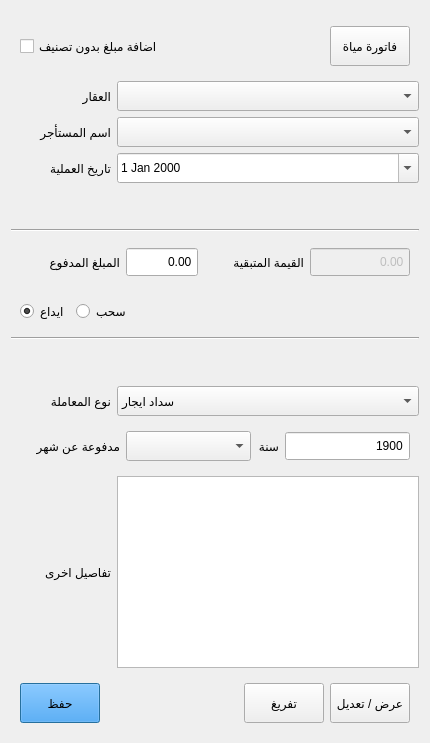
        <widget class="QWidget" name="tabMoney">
         <attribute name="icon">
          <iconset resource="resourse.qrc">
           <normaloff>:/icon/icon/money.png</normaloff>:/icon/icon/money.png</iconset>
         </attribute>
         <attribute name="title">
          <string>معاملة مالية</string>
         </attribute>
         <layout class="QGridLayout" name="gridLayout_7">
          <item row="7" column="0">
           <spacer name="verticalSpacer">
            <property name="orientation">
             <enum>Qt::Vertical</enum>
            </property>
            <property name="sizeHint" stdset="0">
             <size>
              <width>20</width>
              <height>40</height>
             </size>
            </property>
           </spacer>
          </item>
          <item row="19" column="0" colspan="2">
           <widget class="QWidget" name="widget_3" native="true">
            <layout class="QGridLayout" name="gridLayout_9">
             <item row="1" column="2">
              <widget class="QPushButton" name="buttonMoneyEmpty">
               <property name="minimumSize">
                <size>
                 <width>40</width>
                 <height>40</height>
                </size>
               </property>
               <property name="text">
                <string>تفريغ</string>
               </property>
              </widget>
             </item>
             <item row="1" column="0">
              <widget class="QPushButton" name="buttonMoneySave">
               <property name="minimumSize">
                <size>
                 <width>40</width>
                 <height>40</height>
                </size>
               </property>
               <property name="styleSheet">
                <string notr="true">background-color: rgb(25, 144, 255);</string>
               </property>
               <property name="text">
                <string>حفظ</string>
               </property>
               <property name="default">
                <bool>true</bool>
               </property>
              </widget>
             </item>
             <item row="1" column="1">
              <spacer name="horizontalSpacer_4">
               <property name="orientation">
                <enum>Qt::Horizontal</enum>
               </property>
               <property name="sizeHint" stdset="0">
                <size>
                 <width>40</width>
                 <height>20</height>
                </size>
               </property>
              </spacer>
             </item>
             <item row="1" column="3">
              <widget class="QPushButton" name="buttonMoneyEdit">
               <property name="minimumSize">
                <size>
                 <width>40</width>
                 <height>40</height>
                </size>
               </property>
               <property name="text">
                <string>عرض / تعديل</string>
               </property>
              </widget>
             </item>
            </layout>
           </widget>
          </item>
          <item row="6" column="0">
           <widget class="QLabel" name="labelMoneyDate">
            <property name="sizePolicy">
             <sizepolicy hsizetype="Maximum" vsizetype="Preferred">
              <horstretch>0</horstretch>
              <verstretch>0</verstretch>
             </sizepolicy>
            </property>
            <property name="minimumSize">
             <size>
              <width>100</width>
              <height>0</height>
             </size>
            </property>
            <property name="text">
             <string>تاريخ العملية</string>
            </property>
            <property name="buddy">
             <cstring>dateEditMoneyDate</cstring>
            </property>
           </widget>
          </item>
          <item row="12" column="0" colspan="2">
           <widget class="QWidget" name="widget_7" native="true">
            <layout class="QHBoxLayout" name="horizontalLayout">
             <item>
              <widget class="QRadioButton" name="RadioDeposite">
               <property name="text">
                <string>ايداع</string>
               </property>
               <property name="checked">
                <bool>true</bool>
               </property>
              </widget>
             </item>
             <item>
              <widget class="QRadioButton" name="radioWithdraw">
               <property name="text">
                <string>سحب</string>
               </property>
              </widget>
             </item>
             <item>
              <spacer name="horizontalSpacer_9">
               <property name="orientation">
                <enum>Qt::Horizontal</enum>
               </property>
               <property name="sizeHint" stdset="0">
                <size>
                 <width>40</width>
                 <height>20</height>
                </size>
               </property>
              </spacer>
             </item>
            </layout>
           </widget>
          </item>
          <item row="6" column="1">
           <widget class="QDateEdit" name="dateEditMoneyDate">
            <property name="sizePolicy">
             <sizepolicy hsizetype="Minimum" vsizetype="Fixed">
              <horstretch>0</horstretch>
              <verstretch>0</verstretch>
             </sizepolicy>
            </property>
            <property name="minimumSize">
             <size>
              <width>0</width>
              <height>30</height>
             </size>
            </property>
            <property name="layoutDirection">
             <enum>Qt::LeftToRight</enum>
            </property>
            <property name="buttonSymbols">
             <enum>QAbstractSpinBox::NoButtons</enum>
            </property>
            <property name="calendarPopup">
             <bool>true</bool>
            </property>
           </widget>
          </item>
          <item row="15" column="1">
           <widget class="QComboBox" name="comboBoxMoneyType">
            <property name="sizePolicy">
             <sizepolicy hsizetype="Minimum" vsizetype="Fixed">
              <horstretch>0</horstretch>
              <verstretch>0</verstretch>
             </sizepolicy>
            </property>
            <property name="minimumSize">
             <size>
              <width>0</width>
              <height>30</height>
             </size>
            </property>
            <item>
             <property name="text">
              <string>سداد ايجار</string>
             </property>
            </item>
            <item>
             <property name="text">
              <string>سداد مياة</string>
             </property>
            </item>
            <item>
             <property name="text">
              <string>سداد اعمال صيانة / طوارئ</string>
             </property>
            </item>
            <item>
             <property name="text">
              <string>غير مصنف</string>
             </property>
            </item>
           </widget>
          </item>
          <item row="4" column="0">
           <widget class="QLabel" name="labelMoneyEstate">
            <property name="sizePolicy">
             <sizepolicy hsizetype="Maximum" vsizetype="Preferred">
              <horstretch>0</horstretch>
              <verstretch>0</verstretch>
             </sizepolicy>
            </property>
            <property name="minimumSize">
             <size>
              <width>100</width>
              <height>0</height>
             </size>
            </property>
            <property name="text">
             <string>العقار</string>
            </property>
            <property name="buddy">
             <cstring>comboBoxMoneyEstate</cstring>
            </property>
           </widget>
          </item>
          <item row="18" column="0">
           <widget class="QLabel" name="labelMoneyLabel">
            <property name="sizePolicy">
             <sizepolicy hsizetype="Maximum" vsizetype="Preferred">
              <horstretch>0</horstretch>
              <verstretch>0</verstretch>
             </sizepolicy>
            </property>
            <property name="minimumSize">
             <size>
              <width>100</width>
              <height>0</height>
             </size>
            </property>
            <property name="text">
             <string>تفاصيل اخرى</string>
            </property>
            <property name="buddy">
             <cstring>textEditMoneyNotes</cstring>
            </property>
           </widget>
          </item>
          <item row="1" column="0" colspan="2">
           <widget class="QWidget" name="widget_10" native="true">
            <property name="sizePolicy">
             <sizepolicy hsizetype="Preferred" vsizetype="Preferred">
              <horstretch>0</horstretch>
              <verstretch>0</verstretch>
             </sizepolicy>
            </property>
            <property name="minimumSize">
             <size>
              <width>0</width>
              <height>0</height>
             </size>
            </property>
            <layout class="QGridLayout" name="gridLayout_16">
             <item row="0" column="2">
              <widget class="QPushButton" name="buttonMoneyWaterInvoice">
               <property name="minimumSize">
                <size>
                 <width>40</width>
                 <height>40</height>
                </size>
               </property>
               <property name="text">
                <string>فاتورة مياة</string>
               </property>
              </widget>
             </item>
             <item row="0" column="0">
              <widget class="QCheckBox" name="checkBoxAddFreeMoney">
               <property name="minimumSize">
                <size>
                 <width>0</width>
                 <height>30</height>
                </size>
               </property>
               <property name="text">
                <string>اضافة مبلغ بدون تصنيف</string>
               </property>
              </widget>
             </item>
             <item row="0" column="1">
              <spacer name="horizontalSpacer_10">
               <property name="orientation">
                <enum>Qt::Horizontal</enum>
               </property>
               <property name="sizeHint" stdset="0">
                <size>
                 <width>40</width>
                 <height>20</height>
                </size>
               </property>
              </spacer>
             </item>
            </layout>
           </widget>
          </item>
          <item row="5" column="0">
           <widget class="QLabel" name="labelMoneyRenterName">
            <property name="sizePolicy">
             <sizepolicy hsizetype="Maximum" vsizetype="Preferred">
              <horstretch>0</horstretch>
              <verstretch>0</verstretch>
             </sizepolicy>
            </property>
            <property name="minimumSize">
             <size>
              <width>100</width>
              <height>0</height>
             </size>
            </property>
            <property name="text">
             <string>اسم المستأجر</string>
            </property>
            <property name="buddy">
             <cstring>comboBoxMoneyRenter</cstring>
            </property>
           </widget>
          </item>
          <item row="0" column="0">
           <widget class="QWidget" name="widget_9" native="true"/>
          </item>
          <item row="5" column="1">
           <widget class="QComboBox" name="comboBoxMoneyRenter">
            <property name="sizePolicy">
             <sizepolicy hsizetype="Minimum" vsizetype="Fixed">
              <horstretch>0</horstretch>
              <verstretch>0</verstretch>
             </sizepolicy>
            </property>
            <property name="minimumSize">
             <size>
              <width>0</width>
              <height>30</height>
             </size>
            </property>
           </widget>
          </item>
          <item row="18" column="1">
           <widget class="QTextEdit" name="textEditMoneyNotes">
            <property name="sizePolicy">
             <sizepolicy hsizetype="Minimum" vsizetype="Expanding">
              <horstretch>0</horstretch>
              <verstretch>0</verstretch>
             </sizepolicy>
            </property>
            <property name="layoutDirection">
             <enum>Qt::RightToLeft</enum>
            </property>
            <property name="tabChangesFocus">
             <bool>true</bool>
            </property>
            <property name="documentTitle">
             <string/>
            </property>
            <property name="lineWrapMode">
             <enum>QTextEdit::WidgetWidth</enum>
            </property>
            <property name="placeholderText">
             <string/>
            </property>
           </widget>
          </item>
          <item row="8" column="0" colspan="2">
           <widget class="Line" name="line">
            <property name="orientation">
             <enum>Qt::Horizontal</enum>
            </property>
           </widget>
          </item>
          <item row="15" column="0">
           <widget class="QLabel" name="labelMoneyType">
            <property name="sizePolicy">
             <sizepolicy hsizetype="Maximum" vsizetype="Preferred">
              <horstretch>0</horstretch>
              <verstretch>0</verstretch>
             </sizepolicy>
            </property>
            <property name="minimumSize">
             <size>
              <width>100</width>
              <height>0</height>
             </size>
            </property>
            <property name="text">
             <string>نوع المعاملة</string>
            </property>
            <property name="buddy">
             <cstring>comboBoxMoneyType</cstring>
            </property>
           </widget>
          </item>
          <item row="4" column="1">
           <widget class="QComboBox" name="comboBoxMoneyEstate">
            <property name="sizePolicy">
             <sizepolicy hsizetype="Minimum" vsizetype="Fixed">
              <horstretch>0</horstretch>
              <verstretch>0</verstretch>
             </sizepolicy>
            </property>
            <property name="minimumSize">
             <size>
              <width>0</width>
              <height>30</height>
             </size>
            </property>
           </widget>
          </item>
          <item row="13" column="0" colspan="2">
           <widget class="Line" name="line_2">
            <property name="orientation">
             <enum>Qt::Horizontal</enum>
            </property>
           </widget>
          </item>
          <item row="14" column="0">
           <spacer name="verticalSpacer_2">
            <property name="orientation">
             <enum>Qt::Vertical</enum>
            </property>
            <property name="sizeHint" stdset="0">
             <size>
              <width>20</width>
              <height>40</height>
             </size>
            </property>
           </spacer>
          </item>
          <item row="17" column="0" colspan="2">
           <widget class="QWidget" name="widget_8" native="true">
            <layout class="QGridLayout" name="gridLayout_15">
             <item row="0" column="0">
              <widget class="QLabel" name="labelMoneyMonth">
               <property name="sizePolicy">
                <sizepolicy hsizetype="Maximum" vsizetype="Preferred">
                 <horstretch>0</horstretch>
                 <verstretch>0</verstretch>
                </sizepolicy>
               </property>
               <property name="minimumSize">
                <size>
                 <width>100</width>
                 <height>0</height>
                </size>
               </property>
               <property name="text">
                <string>مدفوعة عن شهر</string>
               </property>
               <property name="buddy">
                <cstring>comboBoxMonyMonth</cstring>
               </property>
              </widget>
             </item>
             <item row="0" column="2">
              <widget class="QLabel" name="labelMoneyYear">
               <property name="sizePolicy">
                <sizepolicy hsizetype="Maximum" vsizetype="Preferred">
                 <horstretch>0</horstretch>
                 <verstretch>0</verstretch>
                </sizepolicy>
               </property>
               <property name="text">
                <string>سنة</string>
               </property>
               <property name="buddy">
                <cstring>spinBoxMoneyYear</cstring>
               </property>
              </widget>
             </item>
             <item row="0" column="1">
              <widget class="QComboBox" name="comboBoxMonyMonth">
               <property name="sizePolicy">
                <sizepolicy hsizetype="Minimum" vsizetype="Fixed">
                 <horstretch>0</horstretch>
                 <verstretch>0</verstretch>
                </sizepolicy>
               </property>
               <property name="minimumSize">
                <size>
                 <width>0</width>
                 <height>30</height>
                </size>
               </property>
              </widget>
             </item>
             <item row="0" column="3">
              <widget class="QSpinBox" name="spinBoxMoneyYear">
               <property name="minimumSize">
                <size>
                 <width>0</width>
                 <height>30</height>
                </size>
               </property>
               <property name="alignment">
                <set>Qt::AlignRight|Qt::AlignTrailing|Qt::AlignVCenter</set>
               </property>
               <property name="buttonSymbols">
                <enum>QAbstractSpinBox::NoButtons</enum>
               </property>
               <property name="minimum">
                <number>1900</number>
               </property>
               <property name="maximum">
                <number>9999</number>
               </property>
              </widget>
             </item>
            </layout>
           </widget>
          </item>
          <item row="9" column="0" colspan="2">
           <widget class="QWidget" name="widget_11" native="true">
            <layout class="QHBoxLayout" name="horizontalLayout_2">
             <item>
              <widget class="QLabel" name="labelMoney">
               <property name="sizePolicy">
                <sizepolicy hsizetype="Maximum" vsizetype="Preferred">
                 <horstretch>0</horstretch>
                 <verstretch>0</verstretch>
                </sizepolicy>
               </property>
               <property name="minimumSize">
                <size>
                 <width>100</width>
                 <height>0</height>
                </size>
               </property>
               <property name="text">
                <string>المبلغ المدفوع</string>
               </property>
               <property name="buddy">
                <cstring>doubleSpinBoxMony</cstring>
               </property>
              </widget>
             </item>
             <item>
              <widget class="QDoubleSpinBox" name="doubleSpinBoxMony">
               <property name="sizePolicy">
                <sizepolicy hsizetype="Minimum" vsizetype="Fixed">
                 <horstretch>0</horstretch>
                 <verstretch>0</verstretch>
                </sizepolicy>
               </property>
               <property name="minimumSize">
                <size>
                 <width>0</width>
                 <height>30</height>
                </size>
               </property>
               <property name="wrapping">
                <bool>false</bool>
               </property>
               <property name="alignment">
                <set>Qt::AlignRight|Qt::AlignTrailing|Qt::AlignVCenter</set>
               </property>
               <property name="buttonSymbols">
                <enum>QAbstractSpinBox::NoButtons</enum>
               </property>
               <property name="accelerated">
                <bool>false</bool>
               </property>
               <property name="correctionMode">
                <enum>QAbstractSpinBox::CorrectToPreviousValue</enum>
               </property>
               <property name="decimals">
                <number>2</number>
               </property>
               <property name="minimum">
                <double>-999999.000000000000000</double>
               </property>
               <property name="maximum">
                <double>999999.000000000000000</double>
               </property>
               <property name="singleStep">
                <double>0.250000000000000</double>
               </property>
               <property name="stepType">
                <enum>QAbstractSpinBox::DefaultStepType</enum>
               </property>
               <property name="value">
                <double>0.000000000000000</double>
               </property>
              </widget>
             </item>
             <item>
              <widget class="QLabel" name="labelMoneyRemaining">
               <property name="sizePolicy">
                <sizepolicy hsizetype="Maximum" vsizetype="Preferred">
                 <horstretch>0</horstretch>
                 <verstretch>0</verstretch>
                </sizepolicy>
               </property>
               <property name="minimumSize">
                <size>
                 <width>100</width>
                 <height>0</height>
                </size>
               </property>
               <property name="text">
                <string>القيمة المتبقية</string>
               </property>
              </widget>
             </item>
             <item>
              <widget class="QDoubleSpinBox" name="doubleSpinBoxMoneyRemaining">
               <property name="enabled">
                <bool>false</bool>
               </property>
               <property name="sizePolicy">
                <sizepolicy hsizetype="Maximum" vsizetype="Fixed">
                 <horstretch>0</horstretch>
                 <verstretch>0</verstretch>
                </sizepolicy>
               </property>
               <property name="minimumSize">
                <size>
                 <width>100</width>
                 <height>30</height>
                </size>
               </property>
               <property name="alignment">
                <set>Qt::AlignRight|Qt::AlignTrailing|Qt::AlignVCenter</set>
               </property>
               <property name="buttonSymbols">
                <enum>QAbstractSpinBox::NoButtons</enum>
               </property>
               <property name="maximum">
                <double>999999.000000000000000</double>
               </property>
              </widget>
             </item>
            </layout>
           </widget>
          </item>
         </layout>
        </widget>
